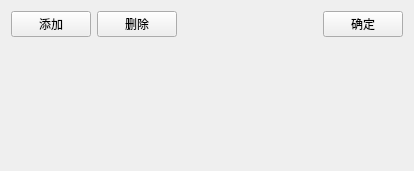
<?xml version="1.0" encoding="UTF-8"?>
<ui version="4.0">
 <class>StationSelect</class>
 <widget class="QWidget" name="StationSelect">
  <property name="geometry">
   <rect>
    <x>0</x>
    <y>0</y>
    <width>414</width>
    <height>171</height>
   </rect>
  </property>
  <property name="windowTitle">
   <string>基站选择</string>
  </property>
  <layout class="QVBoxLayout" name="verticalLayout_2">
   <item>
    <layout class="QHBoxLayout" name="horizontalLayout">
     <item>
      <widget class="QPushButton" name="pushButton">
       <property name="text">
        <string>添加</string>
       </property>
      </widget>
     </item>
     <item>
      <widget class="QPushButton" name="pushButton_3">
       <property name="text">
        <string>删除</string>
       </property>
      </widget>
     </item>
     <item>
      <spacer name="horizontalSpacer">
       <property name="orientation">
        <enum>Qt::Horizontal</enum>
       </property>
       <property name="sizeHint" stdset="0">
        <size>
         <width>40</width>
         <height>20</height>
        </size>
       </property>
      </spacer>
     </item>
     <item>
      <widget class="QPushButton" name="pushButton_2">
       <property name="text">
        <string>确定</string>
       </property>
      </widget>
     </item>
    </layout>
   </item>
   <item>
    <layout class="QVBoxLayout" name="verticalLayout">
     <item>
      <widget class="ComboLabel" name="widget" native="true"/>
     </item>
    </layout>
   </item>
  </layout>
 </widget>
 <customwidgets>
  <customwidget>
   <class>ComboLabel</class>
   <extends>QWidget</extends>
   <header location="global">combolabel.h</header>
   <container>1</container>
  </customwidget>
 </customwidgets>
 <resources/>
 <connections/>
</ui>
